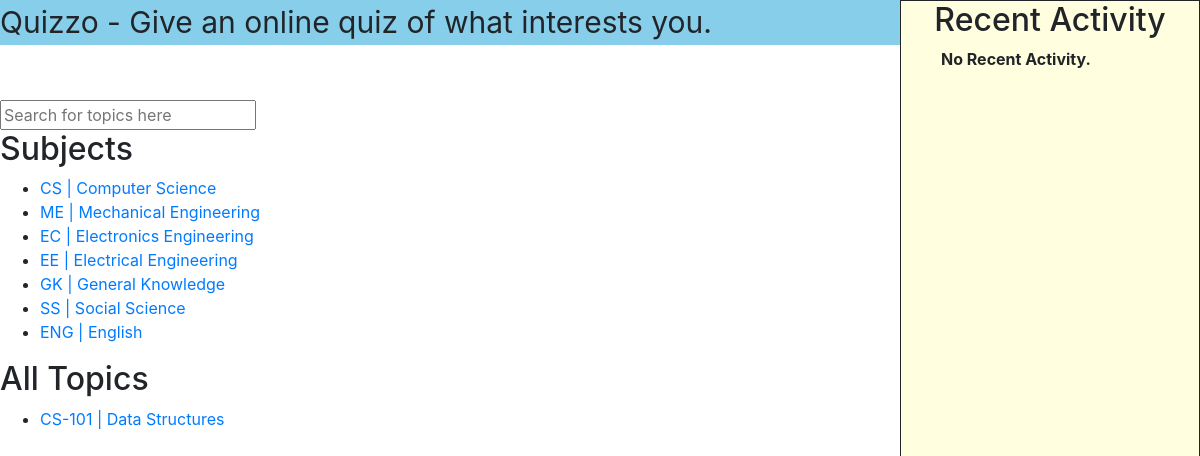
Page / (signed in) on the earlier database version.
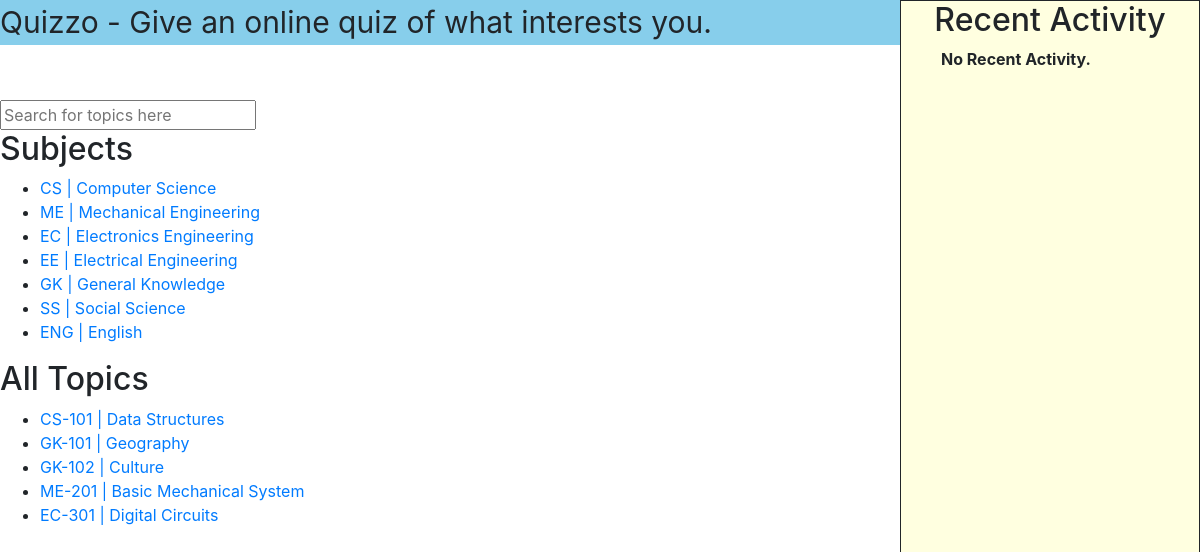
Same page on the later database version.
### exam/models.py (models this page shows, shortened)
class Subject(models.Model):
	code = models.CharField(max_length=3, primary_key=True)
	name = models.CharField(max_length=64)

class Topic(models.Model):
	code = models.IntegerField()
	name = models.CharField(max_length=64)
	subject = models.ForeignKey(Subject, on_delete=models.CASCADE, related_name="topic")
	time = models.IntegerField(default=10)
	def __str__(self):
		return f"{self.subject.code}-{self.code} | {self.name}"

### exam/views.py (the view)
# urls.py: path("", views.index, name="index"),
def index(request):
	if not request.user.is_authenticated:
		return render(request, "exam/login.html", {"message": None})
	fname = request.user.first_name
	activity = Result.objects.filter(user=fname)
	context = {
		"subjects" : Subject.objects.all(),
		"activities": activity,
		"user": fname,
		"topics": Topic.objects.all(),
	}
	return render(request, "exam/index.html", context)

### exam/templates/exam/index.html (shortened to what this page needs)
{% extends "exam/base.html" %}
{% block body %}
	<div>
		<form>
			<input id="search" type="text" name="search" autocomplete="off" placeholder="Search for topics here">
		</form>
	</div>
	<div id="subject">
		<h2>Subjects</h2>
		<ul>
			{% for subject in subjects %}
				<li><a href="{% url 'topics' subject.code %}">{{ subject.code }} | {{ subject.name }}</a></li>
			{% empty %}
				<b>No Subjects.</b>
			{% endfor %}
		</ul>
	</div>
	<div id="topic">
		<h2>All Topics</h2>
		<ul>
			{% for topic in topics %}
				<li><a href="{% url 'test' topic.id %}">{{ topic }}</a></li>
			{% empty %}
				<b>No topics.</b>
			{% endfor %}
		</ul>
	</div>
{% endblock %}
{% block content %}
	<ol>
		{% for activity in activities %}
			<li type="1">
				<b>Test: {{activity.topic}}</b>
				<ul>
					<li>Score : {{activity.marks_obtained}} out of {{activity.marks_total}}</li>
				</ul>
			</li>
		{% empty %}
			<b>No Recent Activity.</b>
		{% endfor %}
	</ol>
{% endblock %}

### exam/templates/exam/base.html (shortened to what this page needs)
{% load static %}
<!DOCTYPE html>
<html>
	<head>
		<link rel="stylesheet" type="text/css" href="{% static 'exam/style.css' %}">
		<link rel="stylesheet" href="https://maxcdn.bootstrapcdn.com/bootstrap/4.0.0-beta.3/css/bootstrap.min.css">
	</head>
	<body class="mainbody">
		<header id="header">Quizzo - Give an online quiz of what interests you.
			<div class="home-btn">
				<a href="{% url 'index' %}">Home</a>
			</div>
			<div class="logout-btn">
				<a href="{% url 'logout' %}">LogOut</a>
			</div>
		</header>
		{% block body %}
		{% endblock %}
		<div class="recent">
			<h2 align="center">Recent Activity</h2>
			{% block content %}
			{% endblock %}
		</div>
	</body>
</html>

### exam/static/exam/style.css (style rules this page uses)
.recent { height: 100%; width: 300px; border: 1px solid; position: fixed; z-index: 1; top: 0; right: 0; background-color: lightyellow; overflow-x: hidden; }
.logout-btn a { text-decoration: none; font-size: 20px; color: black; position: relative; left: 200px; }
#header { font-size: 30px; font-style: bold; margin-bottom: 300px; display: inline; background-color: skyblue; width: 100%; position: fixed; top: 0; left: 0; }
.mainbody { margin-top: 100px; }
a { text-decoration: none; color: black; }
.home-btn a { text-decoration: none; font-size: 20px; color: black; position: relative; left: 200px; }
#header div { display: inline; }

Differences in the rows shown:
added Topic: subject+code+name "GK-101 | Geography"
added Topic: subject+code+name "GK-102 | Culture"
added Topic: subject+code+name "ME-201 | Basic Mechanical System"
added Topic: subject+code+name "EC-301 | Digital Circuits"
